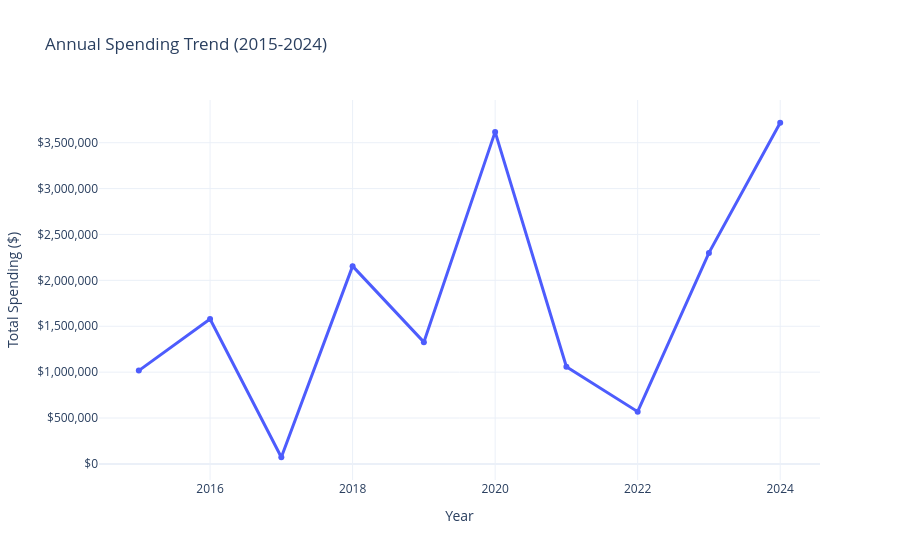

The cell this chart's notebook holds for it:
### Code cell
# Spending by Year

# Group by Year and sum the Grant Amount
df_yearly = df.groupby('Year')['Grant Amount'].sum().reset_index()

# Check the transformed data
# print(df_yearly.head())

# Create the Line Chart
fig = px.line(df_yearly, 
            x='Year', 
            y='Grant Amount', 
            title='Annual Spending Trend (2015-2024)',
            markers=True, # Adds dots to the line for easier hovering
            template='plotly_white')

# Enhance the Interactivity & Look
fig.update_traces(line_color="#4d5cfd", line_width=3) # Custom line color
fig.update_layout(
    xaxis_title="Year",
    yaxis_title="Total Spending ($)",
    hovermode="x unified", # Shows all data for that year in one tooltip
    yaxis=dict(
        title="Grant Amount",
        tickprefix="$",    # Adds $ to the start of every number
        tickformat=",",    # Adds commas (e.g., 1,000,000)
    )
)

fig.show()

# Export for Wix
html_snippet = fig.to_html(full_html=False, include_plotlyjs='cdn')
print(html_snippet)

### Figure 1 — Plotly figure (JSON) as saved in the notebook; plotly's stock layout.template omitted (floating-point values rounded to 4 significant figures)
{"data": [{"hovertemplate": "Year=%{x}<br>Grant Amount=%{y}<extra></extra>", "legendgroup": "", "line": {"color": "#4d5cfd", "dash": "solid", "width": 3}, "marker": {"symbol": "circle"}, "mode": "lines+markers", "name": "", "orientation": "v", "showlegend": false, "type": "scatter", "x": [2015, 2016, 2017, 2018, 2019, 2020, 2021, 2022, 2023, 2024], "xaxis": "x", "y": [1016600, 1579146, 72500, 2154962, 1326865, 3618156, 1058581, 569125, 2299339, 3717605], "yaxis": "y"}], "layout": {"hovermode": "x unified", "legend": {"tracegroupgap": 0}, "title": {"text": "Annual Spending Trend (2015-2024)"}, "xaxis": {"anchor": "y", "domain": [0, 1], "title": {"text": "Year"}}, "yaxis": {"anchor": "x", "domain": [0, 1], "tickformat": ",", "tickprefix": "$", "title": {"text": "Total Spending ($)"}}}}
